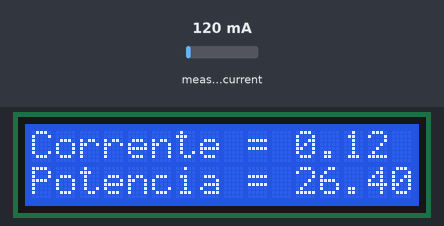
A sketch run on a simulated Arduino Uno, built with avr-gcc and run on an emulated ATmega328P. Parts: 16×2 character LCD. The test bench sets the inputs (shaded band); at power-on: measured current 120 mA. What the sketch prints to the serial monitor is not drawn.

Above: at 2.7 s.
2.8 s: measured current set to 40 mA
At 7.9 s:
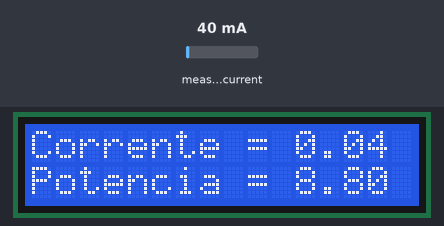
13.2 s: measured current set to 500 mA
At 17.6 s:
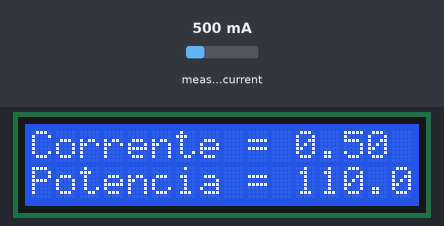
23.3 s: measured current set to 1000 mA
At 27.4 s:
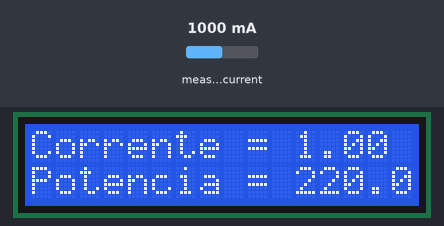
Timing chart, 0 to 28.9 s (numbered marks = the images above; inputs shaded):
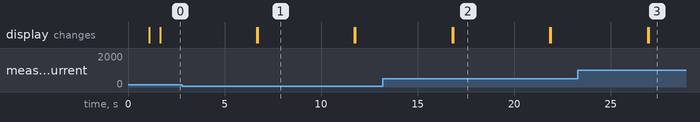

The sketch:

ACS712.ino
```cpp
#include "ACS712.h"
#include <Wire.h>
#include <LiquidCrystal_I2C.h>

// Estou usando ACS de 30A. Mude para o modelo que está usando. Valores possíveis: 5,20 e 30
// Sensor ligado na porta analópgica A0
ACS712 sensor(ACS712_20A, A0);

//Porta SDA - A4
//Porta SCL - A5
//Escolhe onde posicionar->  lcd.setCursor(0, 0);

LiquidCrystal_I2C lcd(0x3f, 16, 2);

void setup() {
  // É necessário calibrar o sensor antes de usar a primeira vez com o método abaixo
  Serial.begin(9600);
  lcd.init();
  lcd.backlight();

  Serial.println("Aguarde. Calibrando...");
  lcd.print("Aguarde.");
  lcd.setCursor(0,1);
  lcd.print("Calibrando...");
  delay(1000);
  sensor.calibrate();

  lcd.clear();
  Serial.println("Fim da calibração");
  lcd.print("Calibrado");
  delay(500);
  lcd.clear();
}

void loop() {
  // A frequência da corrente alternada no Brasil é 60 Hz. Mude caso necessário
  // A voltagem, no meu caso é 127


  float V = 220;
  float I = sensor.getCurrentAC(60);
  float P = V * I;

  Serial.println(String("Tensão = ") + V + " V");
  Serial.println(String("Corrente = ") + I + " A");
  Serial.println(String("Potência  = ") + P + " Watts");

  lcd.print(String("Corrente = ") + I + " A");
  lcd.setCursor(0,1);
  lcd.print(String("Potencia = ") + P + " Watts");
  delay(5000);
  lcd.clear();
  V=0;
  I=0;
  P=0;

}
```

Measured:
- after the input at 2.8 s, the display: first differs from a run without the input after 3.9 s (image 1)
- after the input at 13.2 s, the display: first differs from a run without the input after 3.6 s (image 2)
- after the input at 23.3 s, the display: first differs from a run without the input after 3.7 s (image 3)
- what the display in image 1 shows lasts 5.0 s, from 6.7 s to 11.7 s
